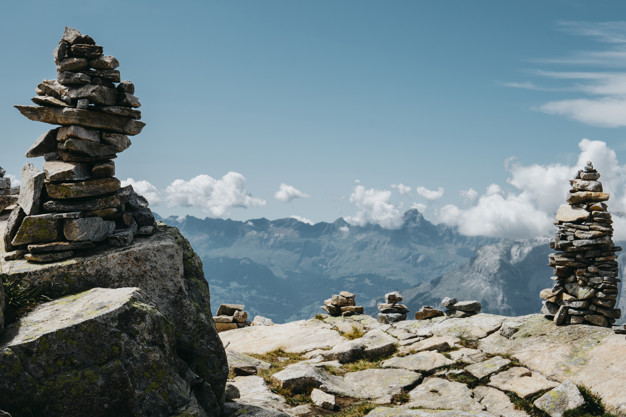
#> input picture 4-1/CSE 4106 (Digital Image Processing)/Lab 3/Scene.jpg, 626 x 417 px, found by its file name
$ jupyter execute --allow-errors FilteringWithConvolution.ipynb
#> lines starting #> are read from the running program, lines starting #| are printed output that depends on the picture
[cell 1]
#Calculating Bit-rate

def bitrate(width,height,bit):
    return (bit*8)/(height*width)

[cell 2]
#Calculating Entropy

def entropy(im):
    p = np.array([(im==v).sum() for v in range(256)])
    p = p/p.sum()

    e = -(p[p>0]*np.log2(p[p>0])).sum()
    return e

[cell 3]
# For Original Image

import cv2
import os
import numpy as np
import matplotlib.pyplot as plt
from google.colab.patches import cv2_imshow
from skimage.io import imread,imshow,imsave
from PIL import Image
import PIL

OriginalImg = cv2.imread('/content/drive/MyDrive/DIP Lab/Lab 2/data.png',cv2.IMREAD_GRAYSCALE)

#> (the rest of this cell did not finish here and is left out)

#> (a cell that did not finish here is left out)

#> (a cell that did not finish here is left out)

#> (a cell that did not finish here is left out)

#> (a cell that did not finish here is left out)

#> (a cell that did not finish here is left out)

#> (a cell that did not finish here is left out)

#> (a cell that did not finish here is left out)

#> (a cell that did not finish here is left out)

**Filtering with Convolution**

[cell 12]
from google.colab.patches import cv2_imshow
from skimage.exposure import rescale_intensity
import numpy as np

[cell 13]
def convol(image, kernel):

	(iH, iW) = image.shape[:2]
	(kH, kW) = kernel.shape[:2]

	pad = (kW - 1) // 2

	image = cv2.copyMakeBorder(image, pad, pad, pad, pad, cv2.BORDER_REPLICATE)
	output = np.zeros((iH, iW), dtype="float32")

	for y in np.arange(pad, iH + pad):
		for x in np.arange(pad, iW + pad):
			roi = image[y - pad:y + pad + 1, x - pad:x + pad + 1]
			k = (roi * kernel).sum()
			output[y - pad, x - pad] = k

	output = rescale_intensity(output, in_range=(0, 255))
	output = (output * 255).astype("uint8")

	return output

[cell 14]
# Robertsedge operator
kernel_Roberts_g1 = np.array([
    [1, 0],
    [0, -1]
    ])
kernel_Roberts_g2 = np.array([
    [0, -1],
    [1, 0]
    ])

# Prewitt Operator
# Vertical_Prewitt Operator
Vert_Prewitt = np.array((
	[-1, 0, 1],
	[-1, 0, 1],
	[-1, 0, 1]))

# Horizontal_Prewitt Operator
Horiz_Prewitt = np.array((
	[-1, -1, -1],
	[0, 0, 0],
	[1, 1, 1]))

# Laplacian Operator
# For a = 0
laplaciana0 = np.array((
	[0, 1, 0],
	[1, -4, 1],
	[0, 1, 0]))

# For a = 0.5
laplacianaHalf = np.array((
	[1, 1, 1],
	[1, -8, 1],
	[1, 1, 1]))


# Vertical Sobel Operator
Vert_sobel = np.array((
	[-1, 0, 1],
	[-2, 0, 2],
	[-1, 0, 1]))


# Horizontal Sobel Operator
Horiz_sobel = np.array((
	[-1, -2, -1],
	[0, 0, 0],
	[1, 2, 1]))

[cell 15]
image = cv2.imread('/content/drive/MyDrive/DIP Lab/Lab 3/Scene.jpg',cv2.IMREAD_GRAYSCALE)
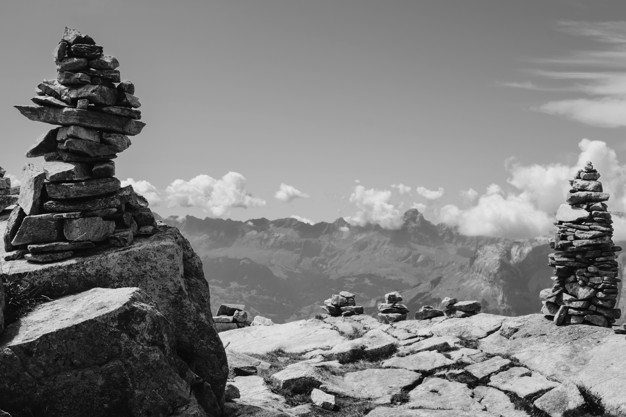
#> image: shape (417, 626); min 0, max 240, mean 125.9

VertPrewittconvoleOutput = convol(image, Vert_Prewitt)
#> in convol, `image = cv2.copyMakeBorder(image, pad, pad, pad, pad, cv2.BORDER_REPLI..`:
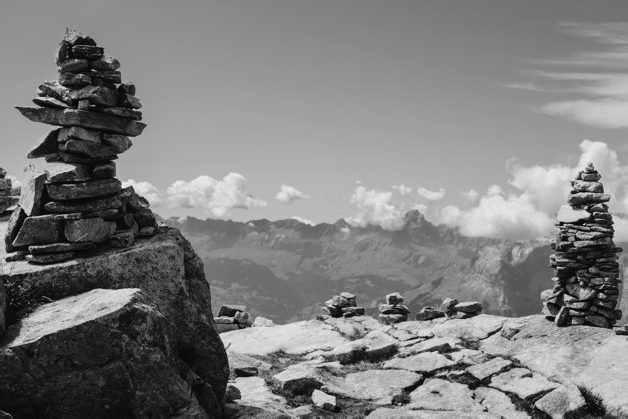
#> image: shape (419, 628); min 0, max 240, mean 125.9
#> after the loop in convol, `for y in np.arange(pad, iH + pad):`:
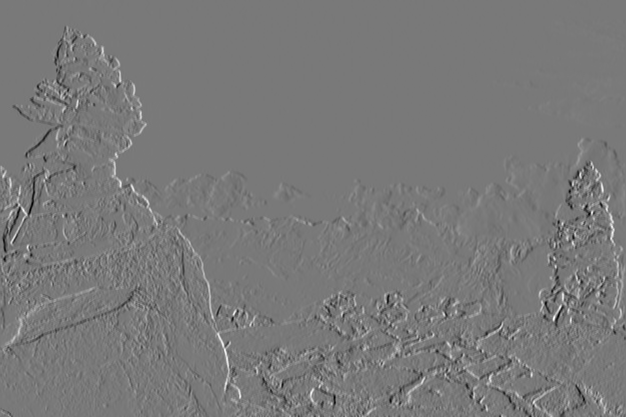
#> output: shape (417, 626) float32; min -487, max 536, mean 0.5; drawn with min black and max white

print("Original Image --->\n")
cv2_imshow(image)
print()

print("Vertical Prewitt Convolution --->\n")
cv2_imshow(VertPrewittconvoleOutput)

[cell 16]
HorizPrewittconvoleOutput = convol(image, Horiz_Prewitt)
#> after the loop in convol (call 2), `for y in np.arange(pad, iH + pad):`:
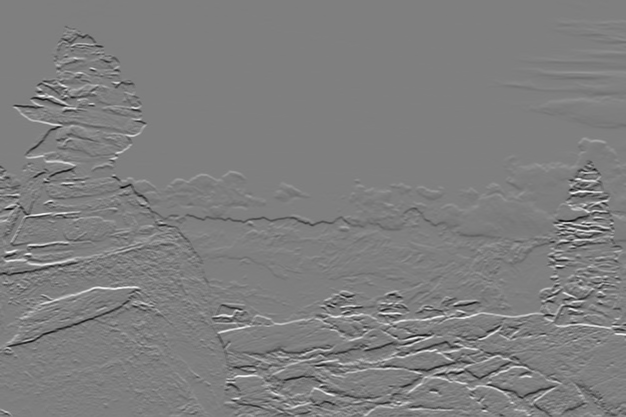
#> output: shape (417, 626) float32; min -620, max 623, mean -0.6; drawn with min black and max white
#> in convol (call 2), `output = rescale_intensity(output, in_range=(0, 255))`:
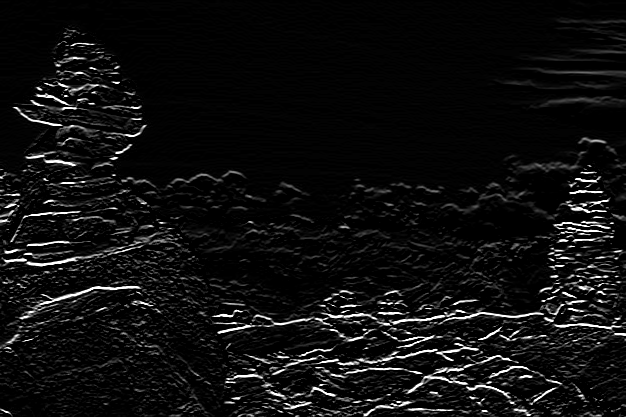
#> output: shape (417, 626) float32; min 0, max 1, mean 0.06

print("Original Image --->\n")
cv2_imshow(image)
print()

print("Horizontal Prewitt Convolution --->\n")
cv2_imshow(HorizPrewittconvoleOutput)

[cell 17]
Vert_sobel_convoleOutput = convol(image, Vert_sobel)
#> in convol (call 3), `output = rescale_intensity(output, in_range=(0, 255))`:
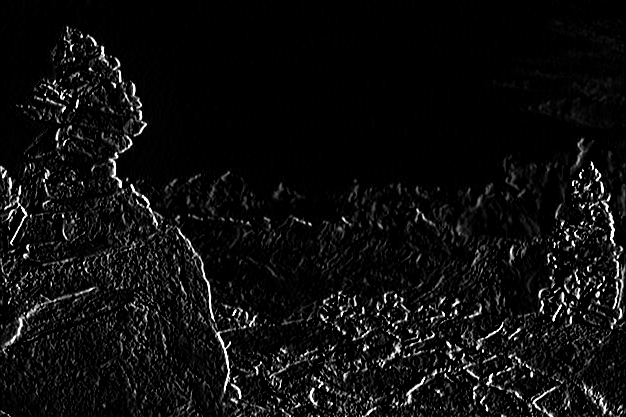
#> output: shape (417, 626) float32; min 0, max 1, mean 0.0556

print("Original Image --->\n")
cv2_imshow(image)
print()

print("Vertical Sobel Convolution --->\n")
cv2_imshow(Vert_sobel_convoleOutput)

[cell 18]
Horiz_sobel_convoleOutput = convol(image, Horiz_sobel)
#> in convol (call 4), `output = rescale_intensity(output, in_range=(0, 255))`:
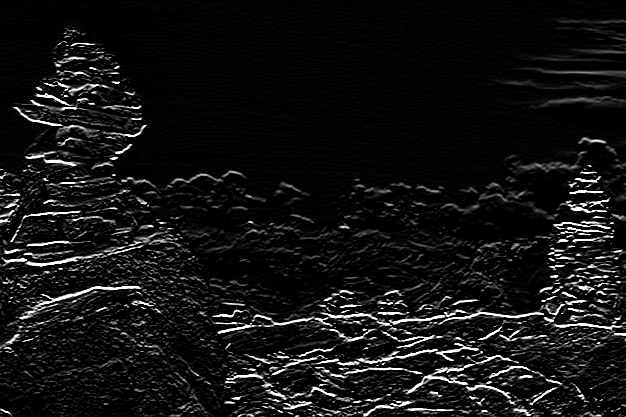
#> output: shape (417, 626) float32; min 0, max 1, mean 0.0758

print("Original Image --->\n")
cv2_imshow(image)
print()

print("Horizontal Sobel Convolution --->\n")
cv2_imshow(Horiz_sobel_convoleOutput)

[cell 19]
Lapa0convoleOutput = convol(image, laplaciana0)
#> after the loop in convol (call 5), `for y in np.arange(pad, iH + pad):`:
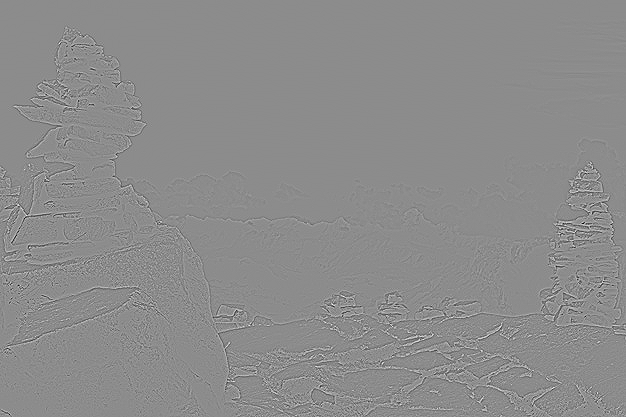
#> output: shape (417, 626) float32; min -395, max 323, mean 0; drawn with min black and max white
#> in convol (call 5), `output = rescale_intensity(output, in_range=(0, 255))`:
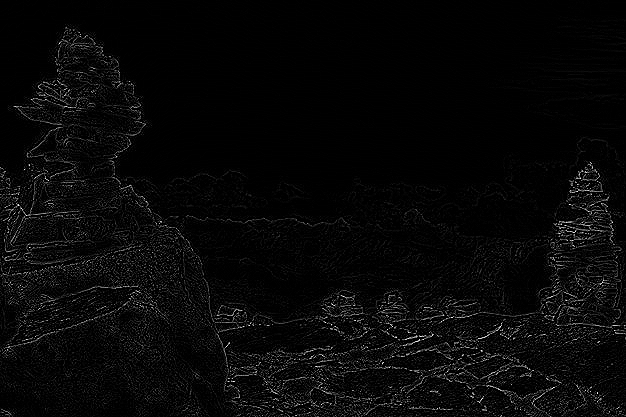
#> output: shape (417, 626) float32; min 0, max 1, mean 0.0316

print("Original Image --->\n")
cv2_imshow(image)
print()

print("Laplacian Convolution (For a=0)--->\n")
cv2_imshow(Lapa0convoleOutput)

[cell 20]
LapahalfconvoleOutput = convol(image, laplacianaHalf)
#> in convol (call 6), `output = rescale_intensity(output, in_range=(0, 255))`:
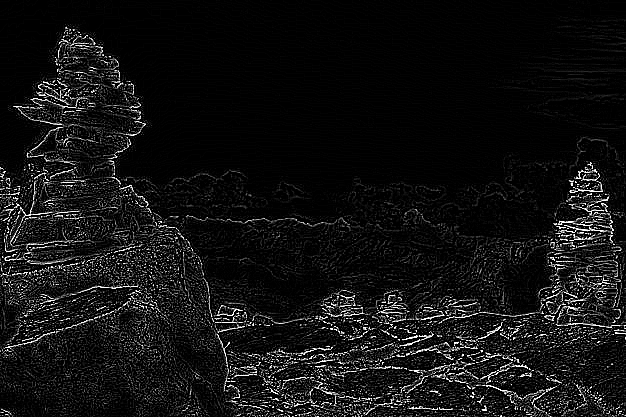
#> output: shape (417, 626) float32; min 0, max 1, mean 0.0729

$ run again, with 4-1/CSE 4106 (Digital Image Processing)/CT/Sample_Image.jpg copied over 4-1/CSE 4106 (Digital Image Processing)/Lab 3/Scene.jpg
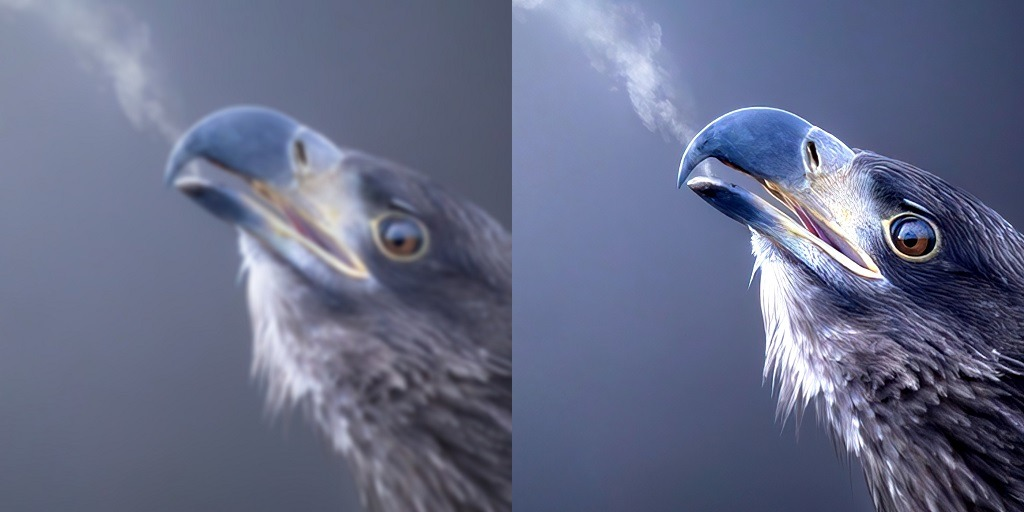
#> input picture 4-1/CSE 4106 (Digital Image Processing)/CT/Sample_Image.jpg, 1024 x 512 px, found by its file name
#> after the loop in convol (call 2), `for y in np.arange(pad, iH + pad):`:
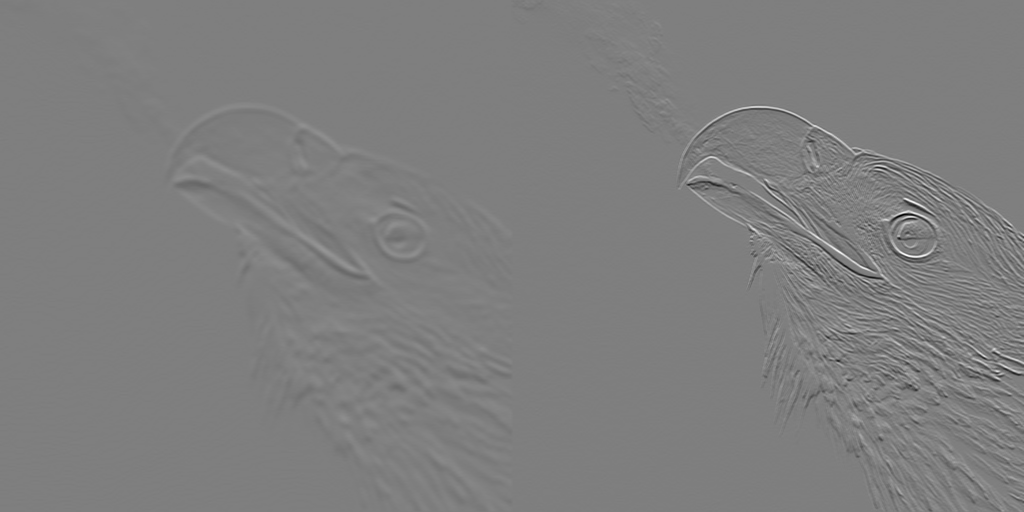
#> output: shape (512, 1024) float32; min -666, max 670, mean -0.5; drawn with min black and max white
#> in convol (call 6), `output = rescale_intensity(output, in_range=(0, 255))`:
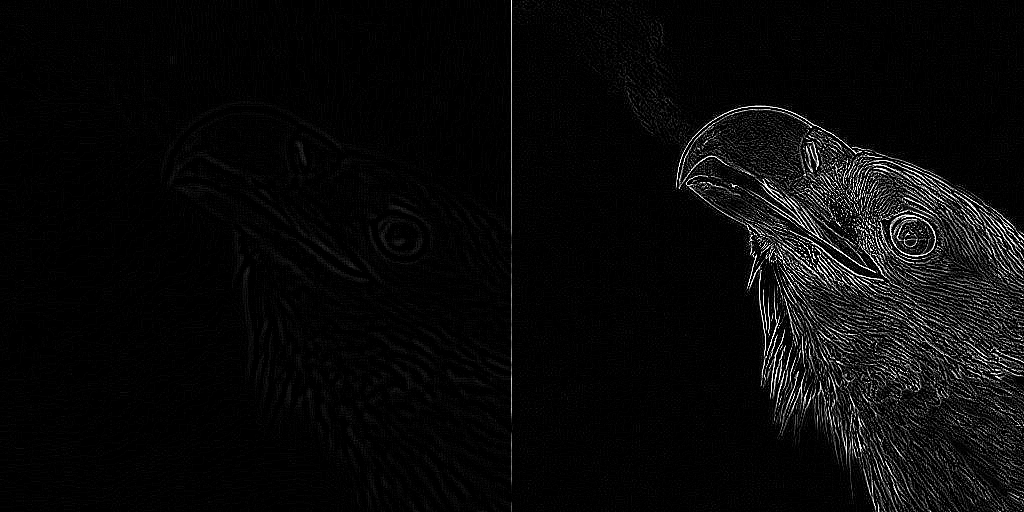
#> output: shape (512, 1024) float32; min 0, max 1, mean 0.0377

$ run again, with 4-1/CSE 4106 (Digital Image Processing)/CT/imageContrast - Copy.jpg copied over 4-1/CSE 4106 (Digital Image Processing)/Lab 3/Scene.jpg
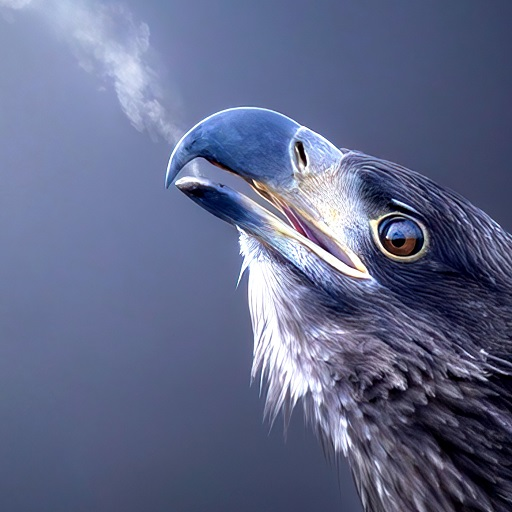
#> input picture 4-1/CSE 4106 (Digital Image Processing)/CT/imageContrast - Copy.jpg, 512 x 512 px, found by its file name
#> in convol (call 6), `output = rescale_intensity(output, in_range=(0, 255))`:
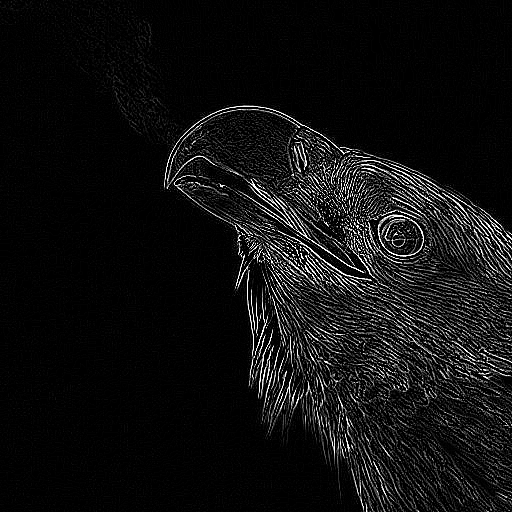
#> output: shape (512, 512) float32; min 0, max 1, mean 0.0644
